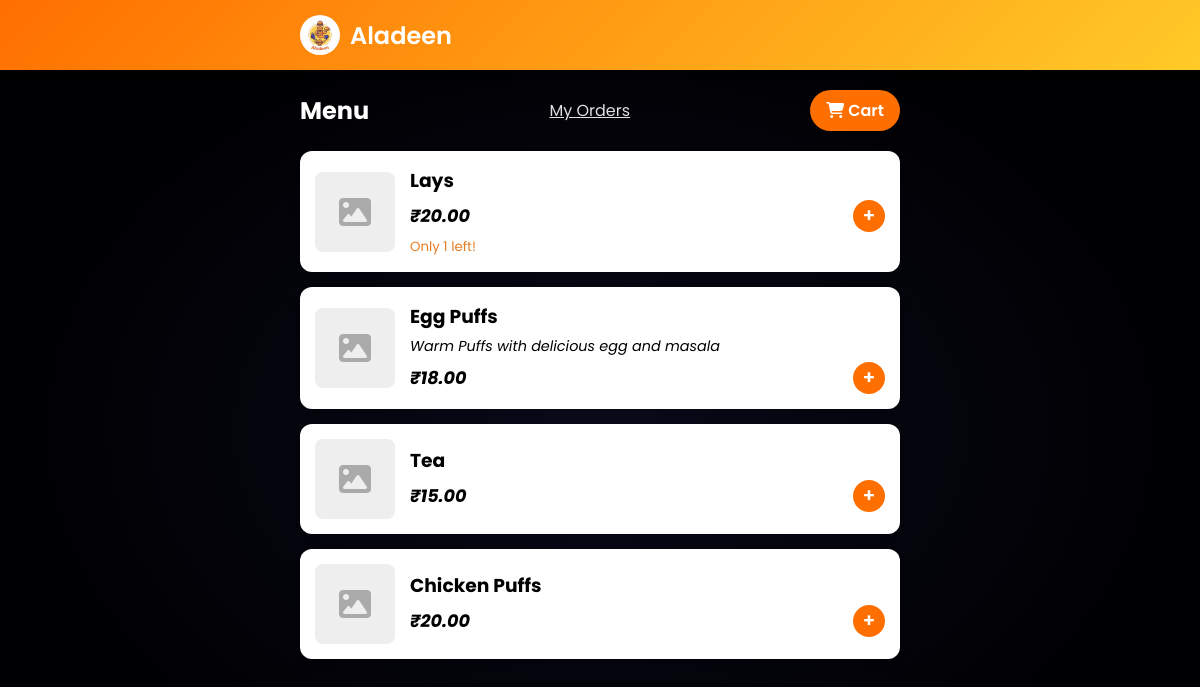
The page /menu/ (signed in) on the database its author committed.
### orders/models.py (models this page shows, shortened)
class Snack(models.Model):
    name = models.CharField(max_length=200)
    description = models.TextField(blank=True)
    price = models.DecimalField(max_digits=6, decimal_places=2)
    image = models.ImageField(upload_to='snacks/', blank=True, null=True)
    is_available = models.BooleanField(default=True)
    stock = models.PositiveIntegerField(default=0)

### orders/views.py (the view)
# urls.py: path('menu/', views.menu, name='menu'),
def menu(request):
    snacks = Snack.objects.filter(is_available=True)
    cart = request.session.get('cart', {})
    snacks_with_qty = []
    for snack in snacks:
        qty = cart.get(str(snack.id), 0)
        snacks_with_qty.append({
            'snack': snack,
            'qty': qty
        })
    return render(request, 'menu.html', {'snacks_with_qty': snacks_with_qty})

### templates/menu.html (shortened to what this page needs)
{% extends 'base.html' %}
{% block content %}
<div style="display: flex; justify-content: space-between; align-items: center; margin-bottom: 20px;">
    <h2 style="margin:0; color: white;">Menu</h2>
    <a style="color: #e0e0e0;" href="{% url 'my_orders' %}">My Orders</a>
    <a href="{% url 'cart' %}" class="btn btn-primary" style="padding: 8px 16px;">
        <i class="fas fa-shopping-cart"></i> Cart
    </a>
</div>
<div class="menu-grid">
    {% for item in snacks_with_qty %}
    <div class="snack-card">
        {% if item.snack.image %}
        <img src="{{ item.snack.image.url }}" alt="{{ item.snack.name }}" class="snack-img">
        {% else %}
        <div class="snack-img"
            style="background: #eee; display: flex; align-items: center; justify-content: center; color: #aaa;">
            <i class="fas fa-image fa-2x"></i>
        </div>
        {% endif %}
        <div class="snack-info">
            <h3 style="margin: 0 0 5px; font-weight: bold; color: black;">{{ item.snack.name }}</h3>
            <p style="margin: 0 0 5px; font-size: 0.9rem; font-style: italic; color: black;">{{ item.snack.description }}</p>
            <div style="display: flex; justify-content: space-between; align-items: center;">
                <span class="snack-price" style="font-style: italic; color: black;">₹{{ item.snack.price }}</span>
                {% if item.snack.stock > 0 %}
                <div style="display: flex; align-items: center; gap: 10px;">
                    <a href="{% url 'add_to_cart' item.snack.id %}" class="btn btn-primary"
                        style="padding: 0; font-size: 1.2rem; border-radius: 50%; width: 32px; height: 32px; display: flex; align-items: center; justify-content: center; text-decoration: none; line-height: 1;">
                        +
                    </a>
                </div>
                {% else %}
                <span class="out-of-stock">Out of Stock</span>
                {% endif %}
            </div>
            {% if item.snack.stock > 0 and item.snack.stock < 5 %} <small
                style="color: #e67e22; display: block; margin-top: 5px;">Only {{ item.snack.stock }} left!</small>
                {% endif %}
        </div>
    </div>
    {% empty %}
    <div class="card" style="text-align: center;">
        <p>No snacks available right now.</p>
    </div>
    {% endfor %}
</div>
{% endblock %}

### static/css/style.css (style rules this page uses)
:root { --primary-color: #ff6f00; --secondary-color: #ffca28; --text-color: #333; --bg-color: #f8f9fa; --card-bg: #ffffff; --success-color: #28a745; --danger-color: #dc3545; --border-radius: 12px; }
body { font-family: 'Poppins', sans-serif; background-color: var(--bg-color); color: var(--text-color); margin: 0; padding-bottom: 60px; }
.btn { display: inline-block; padding: 12px 24px; border-radius: 50px; text-decoration: none; font-weight: 600; text-align: center; cursor: pointer; border: none; transition: all 0.3s ease; }
.btn-primary { background-color: var(--primary-color); color: white; }
.menu-grid { display: grid; gap: 15px; }
.snack-card { display: flex; align-items: center; background: white; border-radius: var(--border-radius); padding: 15px; box-shadow: 0 2px 8px rgba(0, 0, 0, 0.05); }
.snack-img { width: 80px; height: 80px; object-fit: cover; border-radius: 8px; margin-right: 15px; }
.snack-info { flex-grow: 1; }
.snack-price { font-weight: bold; color: var(--primary-color); font-size: 1.1rem; }

### templates/base.html (style rules this page uses)
body { background: radial-gradient(ellipse at center, #0a0a1a 0%, #000002 70%); color: #eee; min-height: 100vh; }

### rows shown on the page
Snack: snack.name "Lays", snack.price "20.00", snack.stock "1"
Snack: snack.name "Egg Puffs", snack.description "Warm Puffs with delicious egg and masala", snack.price "18.00"
Snack: snack.name "Tea", snack.price "15.00"
Snack: snack.name "Chicken Puffs", snack.price "20.00"
